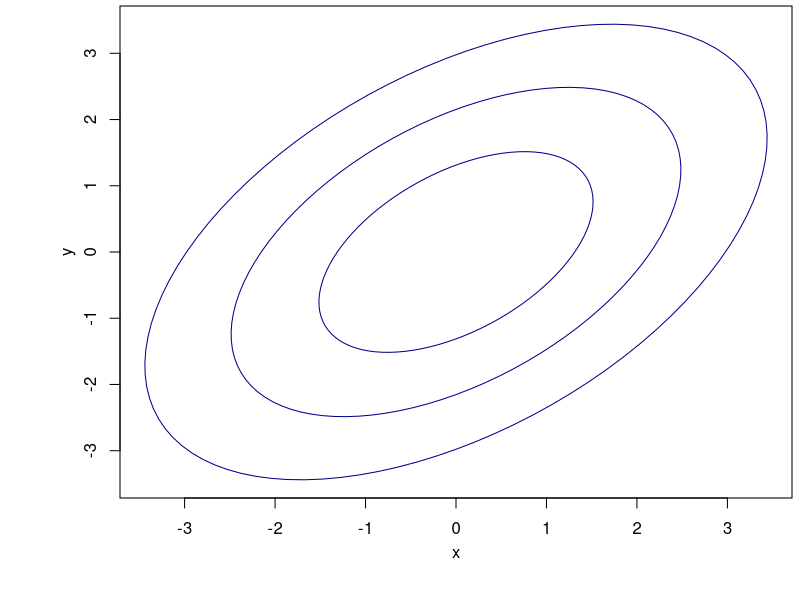
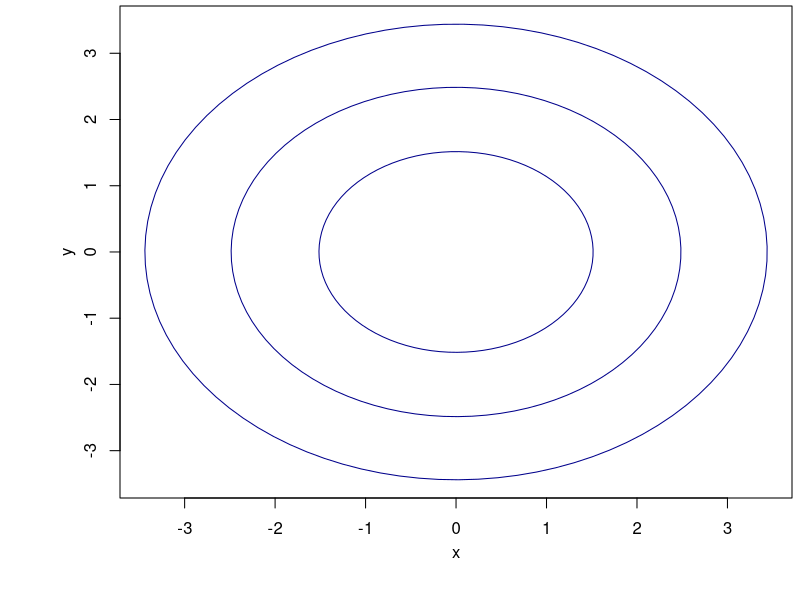
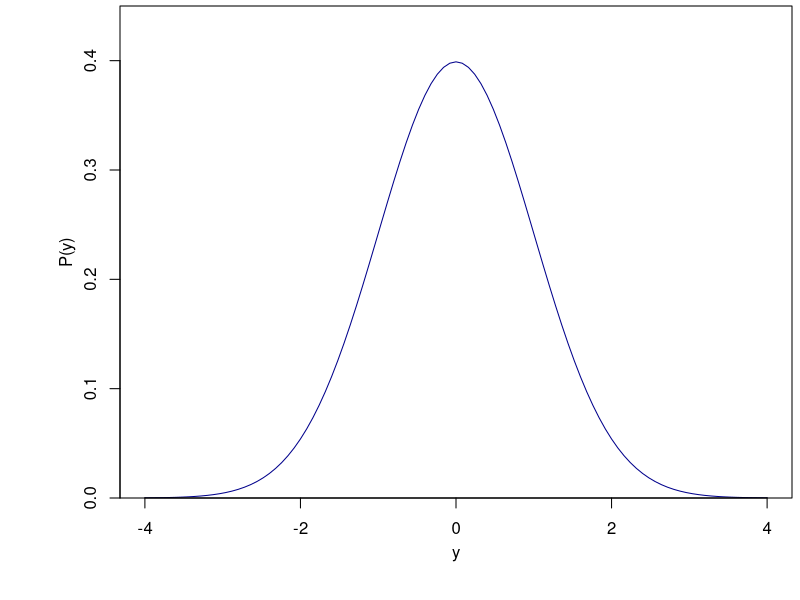
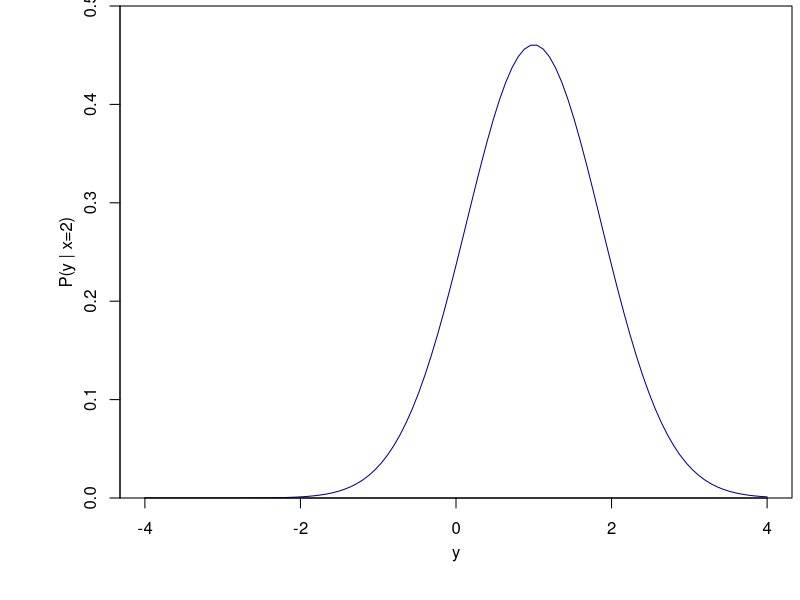

These charts were generated, in order, by the following R code:
require(ellipse)

open.png = function(name, width=3.05, height=2.8, units='in', resolution=300, points=9, xmin=0.15,xmax=0.99,ymin=0.17,ymax=0.99,plt=c(xmin,xmax,ymin,ymax), mgp=c(2.2,1,0), pch=".", ...) {
 png(name, width=width, height=height, pointsize=points, units=units, res=resolution)
 par(plt=plt, mgp=mgp, pch=pch, ...)
}

cr = 0.5
open.png('prob_joint_correlated.png', resolution=200)
plot(ellipse(cr, lev=pchisq(9,1)), type='l', col='darkblue', xlab='x', ylab='y')
points(ellipse(cr, lev=pchisq(4,1)), type='l', col='darkblue')
points(ellipse(cr, lev=pchisq(1,1)), type='l', col='darkblue')
dev.off()

cr = 0
open.png('prob_joint_independent.png', resolution=200)
plot(ellipse(cr, lev=pchisq(9,1)), type='l', col='darkblue', xlab='x', ylab='y')
points(ellipse(cr, lev=pchisq(4,1)), type='l', col='darkblue')
points(ellipse(cr, lev=pchisq(1,1)), type='l', col='darkblue')
dev.off()

open.png('prob_joint_marginal.png', resolution=200)
par(yaxs='i')
curve(dnorm(x), -4, 4, col='darkblue', xlab='y', ylab='P(y)', ylim=c(0,0.45))
dev.off()

cr=0.5
open.png('prob_joint_conditional.png', resolution=200)
par(yaxs='i')
curve(dnorm(x, cr*2, sqrt(1-cr^2)), -4, 4, col='darkblue', xlab='y', ylab='P(y | x=2)', ylim=c(0,0.5))
dev.off()
